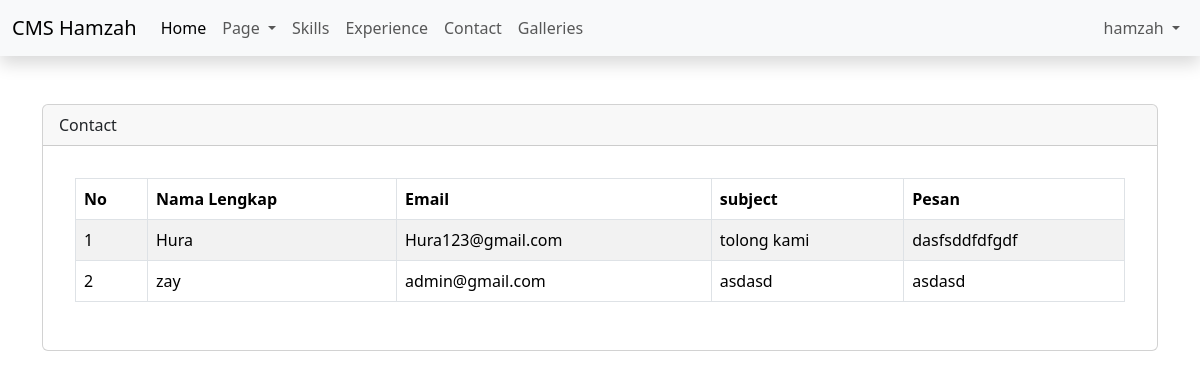
/admin/dashboard.php?page=contact (signed in), run on the app's committed database.
### tables this page shows
CREATE TABLE `contacts` (
  `id` int(11) NOT NULL,
  `name` varchar(50) NOT NULL,
  `email` varchar(50) NOT NULL,
  `subject` varchar(100) NOT NULL,
  `message` text NOT NULL,
  `create_at` timestamp NOT NULL DEFAULT current_timestamp(),
  `update_at` timestamp NULL DEFAULT NULL ON UPDATE current_timestamp()
);

### admin/content/contact.php (the view, shortened to what this page needs)
<?php
$query = mysqli_query($config, "SELECT * FROM contacts ORDER BY id DESC");
$row = mysqli_fetch_all($query, MYSQLI_ASSOC);
?>
<div class="card-body">
        <table id="table" class="table table-bordered table-striped">
            <thead>
                <tr>
                    <th>No</th>
                    <th>Nama Lengkap</th>
                    <th>Email</th>
                    <th>subject</th>
                    <th>Pesan</th>
                </tr>
            </thead>
            <tbody>
                <?php foreach ($row as $key => $data): ?>
                    <tr>
                        <td><?= $key + 1 ?></td>
                        <td><?= $data['name'] ?></td>
                        <td><?= $data['email'] ?></td>
                        <td><?= $data['subject'] ?></td>
                        <td><?= $data['message'] ?></td>
                    </tr>
                <?php endforeach; ?>
            </tbody>
        </table>
    </div>
</div>

### data on the page
contacts: name "Hura", email "Hura123@gmail.com", subject "tolong kami", message "dasfsddfdfgdf"
contacts: name "zay", email "admin@gmail.com", subject "asdasd", message "asdasd"

### other printed values
$_nama "hamzah"
str_replace("-", " ", ucfirst($_GET['page'])) "Contact"
